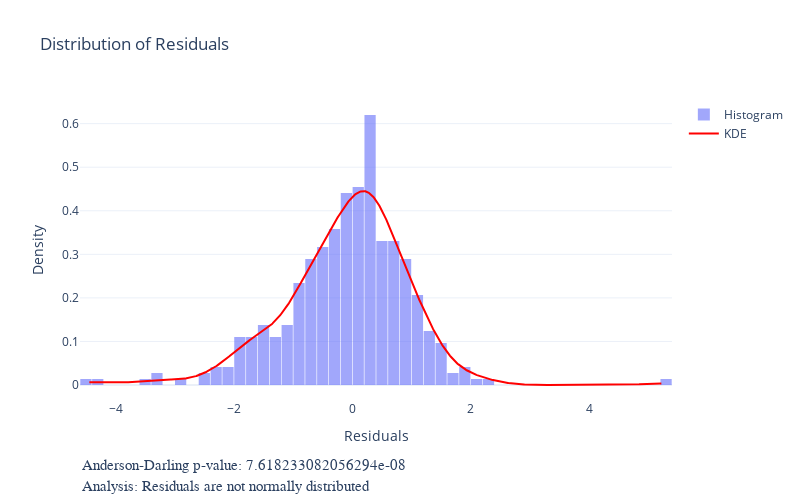

Source (notebook cell):
### Code cell
#Test for Normality

# Performing the test on the residuals
p_value = normal_ad(res_df['Residuals'])[1]

# Plotting the residuals distribution
kernel_desity = gaussian_kde(res_df['Residuals'])
x_range = np.linspace(res_df['Residuals'].min(), res_df['Residuals'].max(),1000)
kernel_density_values = kernel_desity(x_range)

# Reporting the normality of the residuals
if p_value < 0.05:
    normality_message = 'Analysis: Residuals are not normally distributed'
else:
    normality_message = 'Analysis: Residuals are normally distributed'

# Plotting the residuals distribution
normality_fig = go.Figure()

# Add histogram data
normality_fig.add_trace(go.Histogram(
    x=res_df['Residuals'],
    histnorm='probability density',  # Normalizing to form a probability density
    name='Histogram',
    opacity=0.6
))

# Add the KDE line
normality_fig.add_trace(go.Scatter(
    x=x_range,
    y=kernel_density_values,
    mode='lines',
    name='KDE',
    line=dict(color='red')
))

normality_fig.add_annotation(
    go.layout.Annotation(
        x=0,
        y=-0.25,
        xref='paper',
        yref='paper',
        text=f'Anderson-Darling p-value: {p_value}',
        showarrow=False,
        font=dict(
            size=15,
            color="Dark Blue",family="bold italic"
        )
    )
)

normality_fig.add_annotation(
    go.layout.Annotation(
        x=0,
        y=-0.32,
        xref='paper',
        yref='paper',
        text=normality_message,
        showarrow=False,
        font=dict(
            size=15,
            color="Dark Blue",family="bold italic"
        )
    )
)

normality_fig.update_layout(
    title='Distribution of Residuals',
    xaxis_title='Residuals',
    yaxis_title='Density',
    bargap=0.05,
    template='plotly_white',
    width = 800,
    height = 500,
    margin=dict(
        b=100, # bottom margin increased to 100
    ),
    yaxis=dict(showgrid=True)
)


# Show the plot
normality_fig.show()

### Figure 1 — Plotly figure (JSON) as saved in the notebook; plotly's stock layout.template omitted (floating-point values rounded to 4 significant figures; data arrays with more than 128 entries replaced by an {"elided": "..."} marker saying what was removed)
{"data": [{"histnorm": "probability density", "name": "Histogram", "opacity": 0.6, "type": "histogram", "x": {"elided": "363 float values"}}, {"line": {"color": "red"}, "mode": "lines", "name": "KDE", "type": "scatter", "x": {"elided": "1000 float values"}, "y": {"elided": "1000 float values"}}], "layout": {"annotations": [{"font": {"color": "Dark Blue", "family": "bold italic", "size": 15}, "showarrow": false, "text": "Anderson-Darling p-value: 7.618233082056294e-08", "x": 0, "xref": "paper", "y": -0.25, "yref": "paper"}, {"font": {"color": "Dark Blue", "family": "bold italic", "size": 15}, "showarrow": false, "text": "Analysis: Residuals are not normally distributed", "x": 0, "xref": "paper", "y": -0.32, "yref": "paper"}], "bargap": 0.05, "height": 500, "margin": {"b": 100}, "title": {"text": "Distribution of Residuals"}, "width": 800, "xaxis": {"autorange": true, "range": [-4.6, 5.4], "title": {"text": "Residuals"}, "type": "linear"}, "yaxis": {"autorange": true, "range": [-0.03443, 0.6543], "showgrid": true, "title": {"text": "Density"}, "type": "linear"}}}
